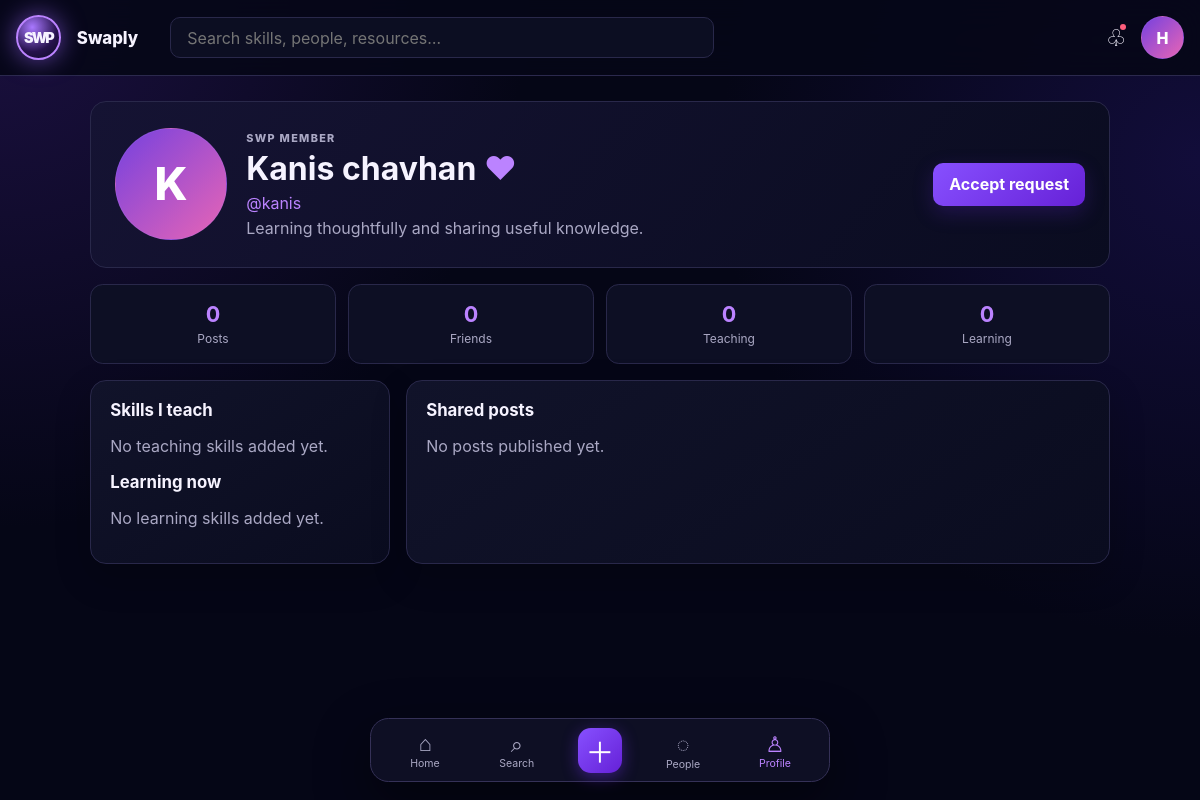
The app's page /u/kanis (signed in) with its own data.
### tables this page shows
CREATE TABLE users (id INTEGER PRIMARY KEY AUTOINCREMENT, username TEXT NOT NULL COLLATE NOCASE UNIQUE, email TEXT NOT NULL COLLATE NOCASE UNIQUE, password_hash TEXT NOT NULL, full_name TEXT NOT NULL, is_admin INTEGER NOT NULL DEFAULT 0 CHECK(is_admin IN (0,1)), is_active INTEGER NOT NULL DEFAULT 1 CHECK(is_active IN (0,1)), created_at TEXT NOT NULL DEFAULT CURRENT_TIMESTAMP, updated_at TEXT NOT NULL DEFAULT CURRENT_TIMESTAMP);

CREATE TABLE profiles (user_id INTEGER PRIMARY KEY REFERENCES users(id) ON DELETE CASCADE, bio TEXT NOT NULL DEFAULT '', avatar_path TEXT, city TEXT NOT NULL DEFAULT '', learning_goal TEXT NOT NULL DEFAULT '', is_private INTEGER NOT NULL DEFAULT 0 CHECK(is_private IN (0,1)), updated_at TEXT NOT NULL DEFAULT CURRENT_TIMESTAMP);

### routes/social.py (the view, shortened to what this page needs)
@social_bp.route("/u/<username>", methods=["GET", "POST"])
@login_required
def profile(username):
    user = query("SELECT u.*,p.bio,p.avatar_path,p.city,p.learning_goal,p.is_private FROM users u JOIN profiles p ON p.user_id=u.id WHERE u.username=? AND u.is_active=1", (username,), one=True)
    if not user: abort(404)
    is_owner = user["id"] == current_user.id
    relationship = friendship_status(current_user.id, user["id"]) if not is_owner else None
    is_following = bool(query("SELECT 1 FROM follows WHERE follower_id=? AND following_id=?", (current_user.id, user["id"]), one=True)) if not is_owner else False
    can_view = is_owner or not user["is_private"] or are_friends(current_user.id, user["id"])
    if not can_view: return render_template("profile.html", user=user, private_profile=True, relationship=relationship, is_following=is_following, is_owner=False)
    skills = query("SELECT s.*,us.skill_type,us.level FROM user_skills us JOIN skills s ON s.id=us.skill_id WHERE us.user_id=? ORDER BY us.skill_type,s.name", (user["id"],))
    posts = query("SELECT p.*, (SELECT COUNT(*) FROM post_likes l WHERE l.post_id=p.id) AS like_count FROM posts p WHERE p.author_id=? ORDER BY p.created_at DESC", (user["id"],))
    saved = query("SELECT p.* FROM post_saves ps JOIN posts p ON p.id=ps.post_id WHERE ps.user_id=? ORDER BY ps.created_at DESC", (user["id"],)) if is_owner else []
    stats = query("SELECT (SELECT COUNT(*) FROM friendships WHERE status='accepted' AND (requester_id=? OR recipient_id=?)) AS friends, (SELECT COUNT(*) FROM posts WHERE author_id=?) AS posts, (SELECT COUNT(*) FROM follows WHERE following_id=?) AS followers, (SELECT COUNT(*) FROM follows WHERE follower_id=?) AS following", (user["id"], user["id"], user["id"], user["id"], user["id"]), one=True)
    return render_template("profile.html", user=user, skills=skills, posts=posts, saved=saved, stats=stats, relationship=relationship, is_following=is_following, is_owner=is_owner, private_profile=False)

### app.py (called while the page is built)
def create_app(config_class=Config):
    app = Flask(__name__, instance_relative_config=True)
    app.config.from_object(config_class)
    app.config.from_pyfile("config.py", silent=True)
    config_class.validate()
    login_manager.init_app(app)
    app.teardown_appcontext(close_db)
    install_security(app)
    from models.user import User
    @login_manager.user_loader
    def load_user(user_id):
        return User.get_by_id(user_id)
    from routes.auth import auth_bp
    from routes.main import main_bp
    from routes.social import social_bp
    from routes.rooms import rooms_bp
    from routes.admin import admin_bp
    for blueprint in (auth_bp, main_bp, social_bp, rooms_bp, admin_bp):
        app.register_blueprint(blueprint)
    with app.app_context():
        init_db()
    return app

### database/core.py (called while the page is built)
def get_db():
    if "db" not in g:
        path = Path(current_app.config["DATABASE_PATH"]); path.parent.mkdir(parents=True, exist_ok=True)
        g.db = sqlite3.connect(str(path)); g.db.row_factory = sqlite3.Row; g.db.execute("PRAGMA foreign_keys=ON")
    return g.db

def query(sql, params=(), one=False):
    cursor = get_db().execute(sql, params); rows = cursor.fetchall(); cursor.close()
    return (rows[0] if rows else None) if one else rows

### models/user.py (called while the page is built)
    @property
    def is_active(self):
        return self._active

    @classmethod
    def get_by_id(cls, user_id):
        row = query("SELECT * FROM users WHERE id = ?", (user_id,), one=True)
        return cls(row) if row else None

### security.py (called while the page is built)
def csrf_token():
    token = session.get("csrf_token")
    if not token:
        token = secrets.token_urlsafe(32); session["csrf_token"] = token
    return token

def install_security(app):
    @app.context_processor
    def security_context(): return {"csrf_token": csrf_token}
    @app.before_request
    def protect_mutations():
        if request.method in {"POST", "PUT", "PATCH", "DELETE"} and not request.path.startswith("/static/"): validate_csrf()
    @app.after_request
    def headers(response):
        response.headers["Content-Security-Policy"] = "default-src 'self'; img-src 'self' data:; style-src 'self'; script-src 'self'; object-src 'none'; base-uri 'self'; frame-ancestors 'self'"
        response.headers["X-Content-Type-Options"] = "nosniff"; response.headers["Referrer-Policy"] = "strict-origin-when-cross-origin"; response.headers["Permissions-Policy"] = "camera=(), microphone=(), geolocation=()"
        return response

### templates/profile.html (shortened to what this page needs)
{% extends 'base.html' %}{% block styles %}<link rel="stylesheet" href="{{ url_for('static', filename='css/profile.css') }}">{% endblock %}{% block content %}<section class="profile-page"><section class="profile-hero"><div class="avatar avatar-xl {% if not user.avatar_path %}avatar-letter{% endif %}">{% if user.avatar_path %}<img src="{{ url_for('main.media', kind='avatar', item_id=user.id) }}" alt="{{ user.full_name }}">{% else %}{{ user.username[0]|upper }}{% endif %}</div><div class="profile-copy"><p class="eyebrow">{{ 'YOUR PROFILE' if is_owner else 'SWP MEMBER' }}</p><h1>{{ user.full_name }} <span class="violet">♥</span></h1><p class="username">@{{ user.username }}</p>{% if private_profile %}<p>This profile is private. Send a friend request to see their learning activity.</p>{% else %}<p>{{ user.bio or 'Learning thoughtfully and sharing useful knowledge.' }}</p>{% endif %}</div><div class="profile-actions">{% if is_owner %}<a class="button" href="#edit-profile">Edit profile</a><form method="post" action="{{ url_for('auth.logout') }}"><input type="hidden" name="csrf_token" value="{{ csrf_token() }}"><button class="button ghost">Sign out</button></form>{% elif relationship and relationship.recipient_id == current_user.id %}<form method="post" action="{{ url_for('social.respond_friend', friendship_id=relationship.id, action='accept') }}"><button class="button">Accept request</button></form>{% elif relationship %}<button class="button ghost" disabled>Request sent</button>{% else %}<form method="post" action="{{ url_for('social.request_friend', user_id=user.id) }}"><input type="hidden" name="csrf_token" value="{{ csrf_token() }}"><button class="button">Add friend</button></form>{% endif %}</div></section>{% if not private_profile %}<section class="stat-row"><div><strong>{{ stats.posts }}</strong><span>Posts</span></div><div><strong>{{ stats.friends }}</strong><span>Friends</span></div><div><strong>{{ skills|selectattr('skill_type','equalto','teach')|list|length }}</strong><span>Teaching</span></div><div><strong>{{ skills|selectattr('skill_type','equalto','learn')|list|length }}</strong><span>Learning</span></div></section><div class="profile-columns"><section class="panel"><div class="section-head compact"><h2>Skills I teach</h2></div>{% for skill in skills if skill.skill_type == 'teach' %}<div class="skill-line"><span>✦ {{ skill.name }}</span><small>{{ skill.level }}</small></div>{% else %}<p class="muted">No teaching skills added yet.</p>{% endfor %}<h2>Learning now</h2>{% for skill in skills if skill.skill_type == 'learn' %}<div class="skill-line"><span>◈ {{ skill.name }}</span><small>{{ skill.level }}</small></div>{% else %}<p class="muted">No learning skills added yet.</p>{% endfor %}</section><section class="panel"><div class="section-head compact"><h2>Shared posts</h2></div>{% for post in posts %}<article class="mini-post"><p>{{ post.caption }}</p><small>♥ {{ post.like_count }} · {{ post.created_at }}</small></article>{% else %}<p class="muted">No posts published yet.</p>{% endfor %}</section></div>{% endif %}</section>{% endblock %}

### templates/base.html (shortened to what this page needs)
<!doctype html>
<html lang="en"><head>
  <link rel="stylesheet" href="{{ url_for('static', filename='css/style.css') }}">
  <link rel="stylesheet" href="{{ url_for('static', filename='css/room.css') }}">
  {% block styles %}{% endblock %}
</head><body class="{% block body_class %}{% endblock %}">
{% if current_user.is_authenticated %}
<header class="topbar"><a class="brand brand-small" href="{{ url_for('main.home') }}"><span>SWP</span></a><a class="wordmark" href="{{ url_for('main.home') }}">Swaply</a><form class="top-search" action="{{ url_for('main.search') }}"><input name="q" placeholder="Search skills, people, resources…" aria-label="Search"></form><div class="top-actions"><a href="{{ url_for('main.notifications') }}" aria-label="Notifications" class="icon-link">♧<i class="notification-dot"></i></a><a href="{{ url_for('social.profile', username=current_user.username) }}" class="avatar avatar-letter">{{ current_user.username[0]|upper }}</a></div></header>
{% endif %}
<main class="page-shell {% if current_user.is_authenticated %}with-nav{% endif %}">
{% block content %}{% endblock %}
</main>
{% if current_user.is_authenticated %}
<nav class="bottom-nav" aria-label="Primary navigation"><a href="{{ url_for('main.home') }}" class="{% if request.endpoint == 'main.home' %}active{% endif %}"><b>⌂</b><span>Home</span></a><a href="{{ url_for('main.search') }}" class="{% if request.endpoint == 'main.search' %}active{% endif %}"><b>⌕</b><span>Search</span></a><a class="create-nav" href="{{ url_for('social.create_post') }}" aria-label="Create post">＋</a><a href="{{ url_for('social.friends') }}" class="{% if request.endpoint in ['social.friends','social.direct_messages'] %}active{% endif %}"><b>◌</b><span>People</span></a><a href="{{ url_for('social.profile', username=current_user.username) }}" class="{% if request.endpoint == 'social.profile' %}active{% endif %}"><b>♙</b><span>Profile</span></a></nav>
{% endif %}
</body></html>

### static/css/style.css (style rules this page uses)
:root { --bg:#050616;--surface:#0b0d22;--surface-2:#11142d;--line:#29284a;--text:#f6f3ff;--muted:#aaa8c4;--violet:#8750ff;--violet-2:#bb83ff;--pink:#fd5d7c;--good:#52d9b6;--shadow:0 20px 55px #0007;font-family:Inter,ui-sans-serif,system-ui,-apple-system,BlinkMacSystemFont,"Segoe UI",sans-serif;color:var(--text);background:var(--bg) }
* { box-sizing:border-box }
html { scroll-behavior:smooth }
body { margin:0;min-height:100vh;background:radial-gradient(circle at 0 0,#1b1040 0,transparent 33rem),radial-gradient(circle at 100% 20%,#120d3a 0,transparent 30rem),var(--bg);color:var(--text) }
a { color:inherit;text-decoration:none }
button,input,textarea,select { font:inherit }
button { border:0;cursor:pointer }
input,textarea,select { width:100%;border:1px solid var(--line);border-radius:10px;background:#0a0c20;color:var(--text);padding:.8rem .9rem;outline:none;transition:border-color .2s,box-shadow .2s }
label small,.muted,small { color:var(--muted) }
button,.button { display:inline-flex;align-items:center;justify-content:center;gap:.4rem;border-radius:10px;background:linear-gradient(135deg,var(--violet),#6621d7);color:#fff;font-weight:700;padding:.72rem 1rem;box-shadow:0 7px 20px #5d24c544;transition:transform .18s,filter .18s }
.eyebrow { font-size:.68rem;letter-spacing:.12em;font-weight:800;color:var(--violet-2);margin:0 0 .5rem }
.violet { color:var(--violet-2) }
.page-shell { width:min(100% - 2rem,1260px);margin:0 auto;padding:2rem 0 7rem }
.page-shell.with-nav { padding-top:6.3rem }
.topbar { position:fixed;inset:0 0 auto;z-index:20;height:4.75rem;padding:0 max(1rem,calc((100vw - 1260px)/2));display:flex;align-items:center;gap:1rem;background:#060718e8;border-bottom:1px solid #2b294d;backdrop-filter:blur(18px) }
.brand { display:inline-grid;place-items:center;width:4.1rem;height:4.1rem;border-radius:50%;border:2px solid var(--violet-2);background:radial-gradient(circle at 35% 25%,#a978ff,#26124d 60%,#08091e);box-shadow:0 0 25px #9c65ff99;font-weight:900;letter-spacing:-.12em }
.brand span { font-size:1.3rem }
.brand-small { width:2.8rem;height:2.8rem }
.brand-small span { font-size:.9rem }
.wordmark { font-size:1.05rem;font-weight:800 }
.top-search { flex:1;max-width:34rem;margin-left:1rem }
.top-search input { padding:.6rem 1rem;background:#0c0e22 }
.top-actions { margin-left:auto;display:flex;align-items:center;gap:.9rem }
.icon-link { position:relative;font-size:1.45rem }
.notification-dot { position:absolute;width:.42rem;height:.42rem;border-radius:50%;background:var(--pink);top:0;right:0 }
.avatar { display:grid;place-items:center;flex:none;width:2.7rem;height:2.7rem;border-radius:50%;overflow:hidden;border:1px solid #9c7bf833;background:#251842 }
.avatar-letter { font-weight:800;color:#fff;background:linear-gradient(135deg,#7541df,#e865b5) }
.avatar-xl { width:7rem;height:7rem;font-size:2.8rem }
.bottom-nav { position:fixed;z-index:20;bottom:1.1rem;left:50%;transform:translateX(-50%);width:min(94vw,460px);display:flex;align-items:center;justify-content:space-around;padding:.55rem .5rem;border:1px solid #353157;background:#101126ed;border-radius:1.15rem;box-shadow:var(--shadow);backdrop-filter:blur(18px) }
.bottom-nav a { min-width:3.9rem;text-align:center;color:var(--muted);font-size:.66rem }
.bottom-nav b { display:block;font-size:1.35rem;font-weight:500 }
.bottom-nav .active { color:var(--violet-2) }
.bottom-nav .create-nav { display:grid;place-items:center;width:2.8rem;height:2.8rem;min-width:2.8rem;border-radius:.8rem;background:linear-gradient(135deg,var(--violet),#6521d7);font-size:1.8rem;color:#fff;box-shadow:0 4px 16px #6c2ce477 }
.section-head { display:flex;align-items:center;justify-content:space-between;gap:1rem;margin-bottom:1.2rem }
.section-head.compact { margin-bottom:.8rem }
.section-head h2,.panel h2 { margin:0;font-size:1.05rem }
.panel,.post-card { border:1px solid var(--line);background:linear-gradient(145deg,#11132a,#0a0c1f);border-radius:1rem;box-shadow:0 14px 36px #0003 }
.panel { padding:1.2rem }
.stat-row { display:grid;grid-template-columns:repeat(4,1fr);gap:.75rem;margin:1rem 0 }
.stat-row>div { padding:1rem;text-align:center;border:1px solid var(--line);border-radius:.8rem;background:#0d0f24 }
.stat-row strong { display:block;font-size:1.35rem;color:var(--violet-2) }
.stat-row span { font-size:.75rem;color:var(--muted) }

### records on screen
users: username "H"
users: username "K", full_name "Kanis chavhan", username "kanis"
profiles: bio "Learning thoughtfully and sharing useful knowledge."

### other values on screen
{{ 'YOUR PROFILE' if is_owner else 'SWP MEMBER' }} "SWP MEMBER"
{{ stats.posts }} "0"
{{ stats.friends }} "0"
{{ skills|selectattr('skill_type','equalto','teach')|list|length }} "0"
{{ skills|selectattr('skill_type','equalto','learn')|list|length }} "0"
